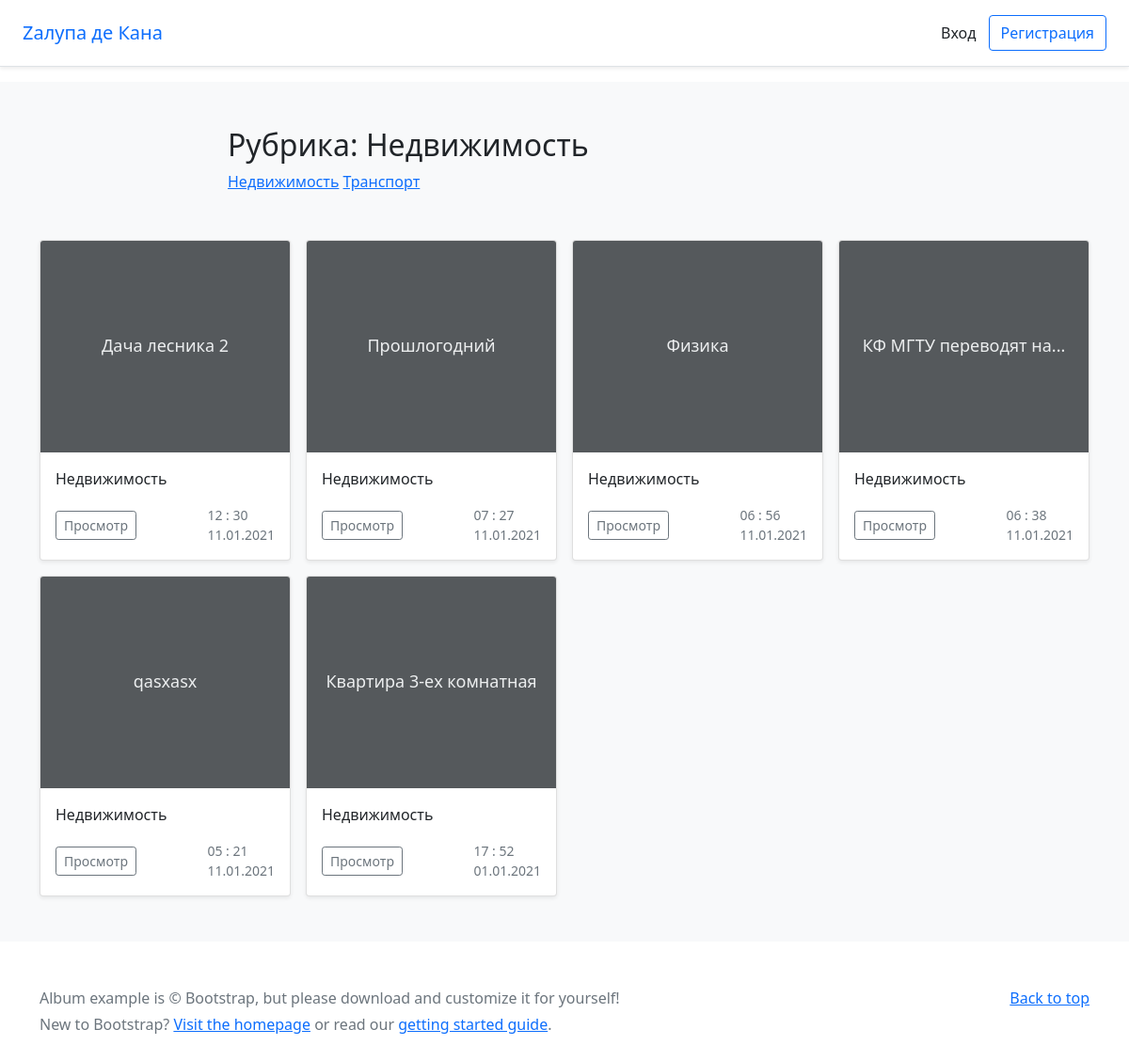
Screenshot of /bboard/1/ with the database file from the repository.
### bboard/models.py (models this page shows, shortened)
class Rubric(models.Model):
    name = models.CharField(max_length=20, db_index=True, verbose_name="Название")
    class Meta:
        verbose_name = "Рубрика"
        verbose_name_plural = "Рубрики"
        ordering = ['name']
    def __str__(self):
        return self.name

class Bb(models.Model):
    title = models.CharField(max_length=50, verbose_name="Товар")
    content = models.TextField(null=True, blank=True, verbose_name="Описание")
    rubric = models.ForeignKey('Rubric', null=True, on_delete=models.PROTECT, verbose_name="Рубрика")
    price = models.FloatField(null=True, blank=True, verbose_name="Цена")
    published = models.DateTimeField(auto_now_add=True, db_index=True, verbose_name="Опубликовано")
    user = models.ForeignKey(User, on_delete=models.CASCADE, null=True, default=User, verbose_name="Пользователь")
    class Meta:
        verbose_name = "Обьявление"
        verbose_name_plural = "Обьявления"
        ordering = ['-published']

### bboard/views.py (the view)
# urls.py: path('<int:rubric_id>/', BbByRubricView.as_view(), name='by_rubric'),
class BbByRubricView(SingleObjectMixin, ListView):
    template_name = 'bboard/by_rubric.html'
    pk_url_kwarg = 'rubric_id'
    def get(self, request, *args, **kwargs):
        self.object = self.get_object(queryset=Rubric.objects.all())
        return super().get(request, *args, **kwargs)
    def get_context_data(self, **kwargs):
        context = super().get_context_data(**kwargs)
        context['current_rubric'] =self.object
        context['rubric'] = Rubric.objects.all()
        context['bbs'] = context['object_list']
        return context
    def get_queryset(self):
        return self.object.bb_set.all()

### templates/bboard/by_rubric.html (shortened to what this page needs)
{% extends 'base.html' %}
{% block content %}
    <div style="margin-left: 200px; margin-bottom: 50px">
        <h2>Рубрика: {{ current_rubric }}</h2>
        {% for rub in rubric %}
            <a href="{% url 'by_rubric' rub.pk %}">{{ rub.name }}</a>
        {% endfor %}
    </div>
    <div class="row row-cols-1 row-cols-sm-2 row-cols-md-4 g-3">
        {% for bb in bbs %}
            <div class="col">
                <div class="card shadow-sm">
                    <svg class="bd-placeholder-img card-img-top" width="100%" height="225"
                         xmlns="http://www.w3.org/2000/svg" role="img" aria-label="Placeholder: Thumbnail"
                         preserveAspectRatio="xMidYMid slice" focusable="false"><title>Placeholder</title>
                        <rect width="100%" height="100%" fill="#55595c"></rect>
                        <text x="50%" y="50%" fill="#eceeef" dy=".3em">{{ bb.title }}</text>
                    </svg>
                    <div class="card-body">
                        <p class="card-text">{{ bb.rubric.name }}</p>
                        <div class="d-flex justify-content-between align-items-center">
                            <div class="btn-group">
                                <a class="btn btn-sm btn-outline-secondary" href="{% url 'detail' bb.pk %}">Просмотр</a>
                            </div>
                            <small class="text-muted">{{ bb.published|date:"H : i" }}
                                <br>{{ bb.published|date:"d.m.Y" }}
                            </small>
                        </div>
                    </div>
                </div>
            </div>
        {% endfor %}
    </div>
{% endblock %}

### templates/base.html (style rules this page uses)
.bd-placeholder-img { font-size: 1.125rem; text-anchor: middle; -webkit-user-select: none; -moz-user-select: none; user-select: none; }

### rows the page displays
Rubric: name "Недвижимость"
Rubric: name "Транспорт"
Bb: title "Дача лесника 2", rubric.name "Недвижимость", published "12 : 30", published "11.01.2021"
Bb: title "Прошлогодний", rubric.name "Недвижимость", published "07 : 27", published "11.01.2021"
Bb: title "Физика", rubric.name "Недвижимость", published "06 : 56", published "11.01.2021"
Bb: title "КФ МГТУ переводят на...", rubric.name "Недвижимость", published "06 : 38", published "11.01.2021"
Bb: title "qasxasx", rubric.name "Недвижимость", published "05 : 21", published "11.01.2021"
Bb: title "Квартира 3-ех комнатная", rubric.name "Недвижимость", published "17 : 52", published "01.01.2021"
